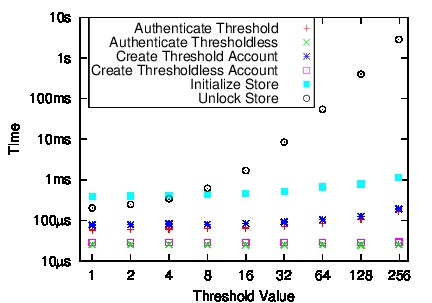

Recreate this plot in gnuplot.
set logscale x 2
set logscale y 10
set format x "%.0f"
set key at 80,8
#set key top left
set object rect from .95,10 to 55,.06

set xtics ("1" 1, "2" 2, "4" 4, "8" 8, "16" 16, "32" 32, "64" 64, "128" 128, "256" 256) 

set ytics ("10s" 10, "1s" 1, "100ms" .1, "10ms" .01, "1ms" .001, "100{/Symbol m}s" .0001, "10{/Symbol m}s" .00001) 


set xrange [.8:300]
set yrange [.00001:10]
set xlabel "Threshold Value"
set ylabel "Time"
set size 0.6,0.6


set terminal postscript enhanced color solid
set output "onebigtimegraph.eps"
plot "mac.auth" using ($1):($2) title 'Authenticate Threshold' lw 4 ps 2, "mac.thresholdless.auth" using ($1):($2) title 'Authenticate Thresholdless' lw 4 ps 2, "mac.create" using ($1):($2) title 'Create Threshold Account' lw 4 ps 2, "mac.thresholdless.create" using ($1):($2) title 'Create Thresholdless Account' lw 4 ps 2, "mac.init" using ($1):($2) title 'Initialize Store' lw 4 ps 2, "mac.access" using ($1):($2) lw 4 lc 7 ps 2 title 'Unlock Store'
